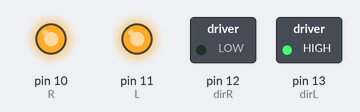
Simulated run of this sketch. Board: Arduino Uno, built with avr-gcc and run on an emulated ATmega328P. On the bench: switched loads named in the sketch (green lamp = pin HIGH), output pins drawn as LEDs (lit = HIGH).

Above: at 0.1 s.
Timing chart, 0 to 1.6 s (numbered marks = the images above):
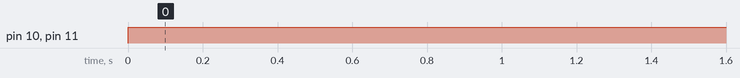

The sketch:

Part1_Motor.ino
```cpp
#define dirR 12 //모터A 방향
#define dirL 13 //모터B 방향
#define R 10    //모터A 속도
#define L 11    //모터B 속도

//모터 외부전원 시 OPT 점퍼캡 제거 필수

void setup() {
  pinMode(dirR, OUTPUT); // DC모터의 방향제어 pinMode를 설정합니다.
  digitalWrite(dirR, LOW); // DC모터의 회전 방향을 정해줍니다.//회로 연결상태에 따라서 LOW가 전진일지 HIGH가 전진인지 정해집니다.

  pinMode(dirL, OUTPUT); // DC모터의 방향제어 pinMode를 설정합니다.
  digitalWrite(dirL, HIGH); // DC모터의 회전 방향을 정해줍니다.
}

void loop() {
    analogWrite(R, 255);
    analogWrite(L, 255);
}
```

Measured:
- by itself, pin 10 (R), pin 11 (L): LOW → HIGH at 0.00 s
